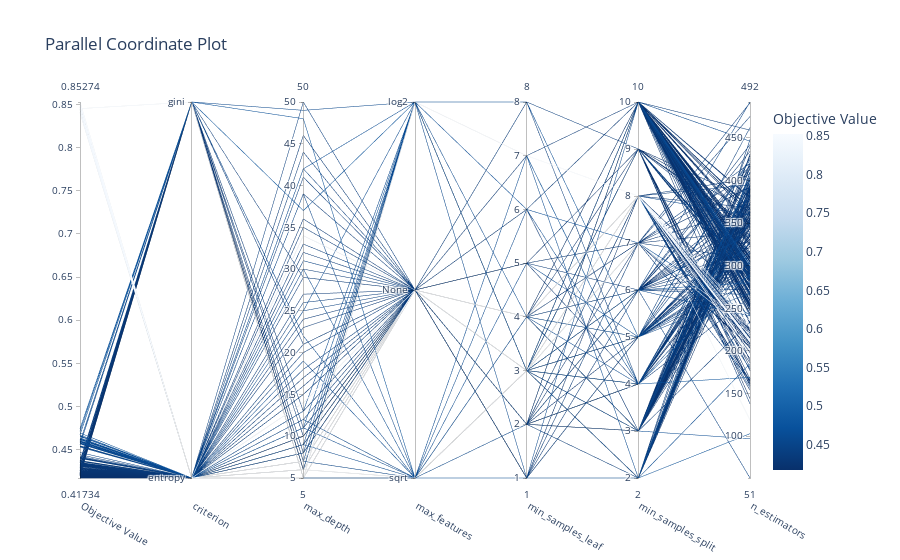

Notebook code for this chart:
### Code cell
opt.plot_parallel_coordinate(study6)

### Figure 1 — Plotly figure (JSON) as saved in the notebook; plotly's stock layout.template omitted (floating-point values rounded to 4 significant figures; data arrays with more than 128 entries replaced by an {"elided": "..."} marker saying what was removed)
{"data": [{"dimensions": [{"label": "Objective Value", "range": [0.4173, 0.8527], "values": {"elided": "380 float values"}}, {"label": "criterion", "range": [0, 1], "ticktext": ["entropy", "gini"], "tickvals": [0, 1], "values": {"elided": "380 int values"}}, {"label": "max_depth", "range": [5, 50], "values": {"elided": "380 int values"}}, {"label": "max_features", "range": [0, 2], "ticktext": ["sqrt", "None", "log2"], "tickvals": [0, 1, 2], "values": {"elided": "380 int values"}}, {"label": "min_samples_leaf", "range": [1, 8], "values": {"elided": "380 int values"}}, {"label": "min_samples_split", "range": [2, 10], "values": {"elided": "380 int values"}}, {"label": "n_estimators", "range": [51, 492], "values": {"elided": "380 int values"}}], "labelangle": 30, "labelside": "bottom", "line": {"color": {"elided": "380 float values"}, "colorbar": {"title": {"text": "Objective Value"}}, "colorscale": [[0, "rgb(247,251,255)"], [0.125, "rgb(222,235,247)"], [0.25, "rgb(198,219,239)"], [0.375, "rgb(158,202,225)"], [0.5, "rgb(107,174,214)"], [0.625, "rgb(66,146,198)"], [0.75, "rgb(33,113,181)"], [0.875, "rgb(8,81,156)"], [1, "rgb(8,48,107)"]], "reversescale": true, "showscale": true}, "type": "parcoords"}], "layout": {"title": {"text": "Parallel Coordinate Plot"}}}
